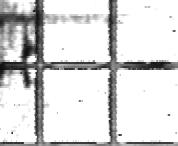
#> input picture DeepLearningWithLabVIEW/晨光项目/测试-去除网格/pspnet-网格去除demo/提高去除网格精度/test.jpg, 178 x 146 px
$ python main.py test.jpg
#> lines starting #> are read from the running program, lines starting #| are printed output that depends on the picture; after the words box and inside, x2 and y2 are one past the last pixel; in counts of white or black regions, pixels touching at a corner belong together
# https://docs.opencv.org/4.x/d9/db0/tutorial_hough_lines.html

import sys
import math
import cv2 as cv
import numpy as np

def main(argv):
    default_file = 'test.jpg'
    predict_file = 'test1.jpg'
    src0 = cv.imread(default_file, cv.IMREAD_GRAYSCALE)
#> src0 is the input picture: shape (146, 178); min 8, max 255, mean 216.1
    src = np.copy(src0)
    mask = cv.imread(predict_file, cv.IMREAD_GRAYSCALE)
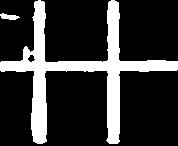
#> input picture DeepLearningWithLabVIEW/晨光项目/测试-去除网格/pspnet-网格去除demo/提高去除网格精度/test1.jpg, 178 x 146 px
#> mask is the input picture: shape (146, 178); min 0, max 255, mean 51.8
    mask_inv = cv.bitwise_not(mask)
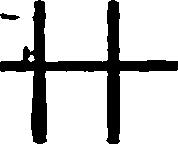
#> mask_inv: shape (146, 178); min 0, max 255, mean 203.2
    cv.imwrite("0-test1_inv.jpg", mask_inv)

    dst = cv.Canny(src0, 0, 150, None, 3)
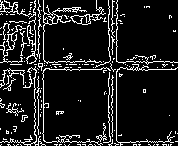
#> dst: shape (146, 178); 11.8% white in thin lines or dots
    # cv.imshow("canny", dst)

    # Probabilistic Line Transform
    # 累计概率霍夫变换
    cdstP = cv.cvtColor(dst, cv.COLOR_GRAY2BGR)
#> cdstP: shape (146, 178, 3); 11.8% white in thin lines or dots
    # 用法：(image, rho, theta, threshold,
    #           lines=None, minLineLength=None, maxLineGap=None)
    linesP = cv.HoughLinesP(dst, 2, np.pi / 180, 150,
                            None, minLineLength=1, maxLineGap=1)
#> linesP = [[49, 69, 69, 69], [72, 69, 101, 69], [10, 140, 12, 140], [24, 139, 32, 139], [44, 14, 44, 12]]

    # 画霍夫变换检测到的线（红色）
    if linesP is not None:
        for i in range(0, len(linesP)):
            l = linesP[i][0]
            # (img, pt1, pt2, color, thickness=None, lineType=None, shift=None)
            cv.line(cdstP, (l[0], l[1]), (l[2], l[3]), (0,0,255), 5, cv.LINE_AA)
#> this loop made 5 passes
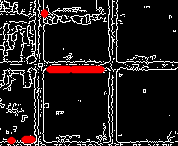
#> cdstP: shape (146, 178, 3); mean B, G, R 28.7, 28.7, 34.5

    # [10 lines of commented-out code are left out]
    for i in range(cdstP.shape[0]):
        for j in range(cdstP.shape[1]):

            # 对深度学习预测得到的图片中的白色部分排除为缺陷的可能，设置为白色
            # flag1 = (mask[i, j][0] == 255) & (mask[i, j][1] == 255) & (mask[i, j][2] == 255)
            flag1 = (mask[i, j] > 250)
            # 对霍夫P线检测中的红色部分排除为缺陷的可能，设置为白色
            flag2 = (cdstP[i, j][0] == 0) & (cdstP[i, j][1] == 0) & (cdstP[i, j][2] == 255)
            if flag1:
                src[i, j] = 255
            if flag2:
                src[i, j] = 255
            else:
                pass
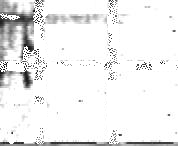
#> src: shape (146, 178); 16.53% of pixels changed, all inside (x1, y1, x2, y2) = (0, 0, 178, 144)

    # Show results
    cv.namedWindow("Source", cv.WINDOW_NORMAL)
    cv.namedWindow("Predict result", cv.WINDOW_NORMAL)
    cv.namedWindow("Probabilistic Line Transform", cv.WINDOW_NORMAL)
    cv.namedWindow("Fianl result", cv.WINDOW_NORMAL)

    cv.imshow("Source", src0)
    cv.imshow("Predict result", mask)
    cv.imshow("Probabilistic Line Transform", cdstP)
    cv.imshow("Preprocess", src)

    mix = cv.add(src0, src)
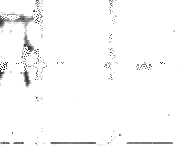
#> mix: shape (146, 178); min 16, max 255, mean 249.8
    cv.namedWindow("Final-Result", cv.WINDOW_NORMAL)
    cv.imshow("Final-Result", mix)

    cv.imwrite("2-HoughLinesP.jpg", cdstP)
    cv.imwrite("3-preprocess.jpg", src)
    cv.imwrite("4-Final.jpg", mix)

    cv.waitKey()
    return 0

if __name__ == "__main__":
    main(sys.argv[1:])
